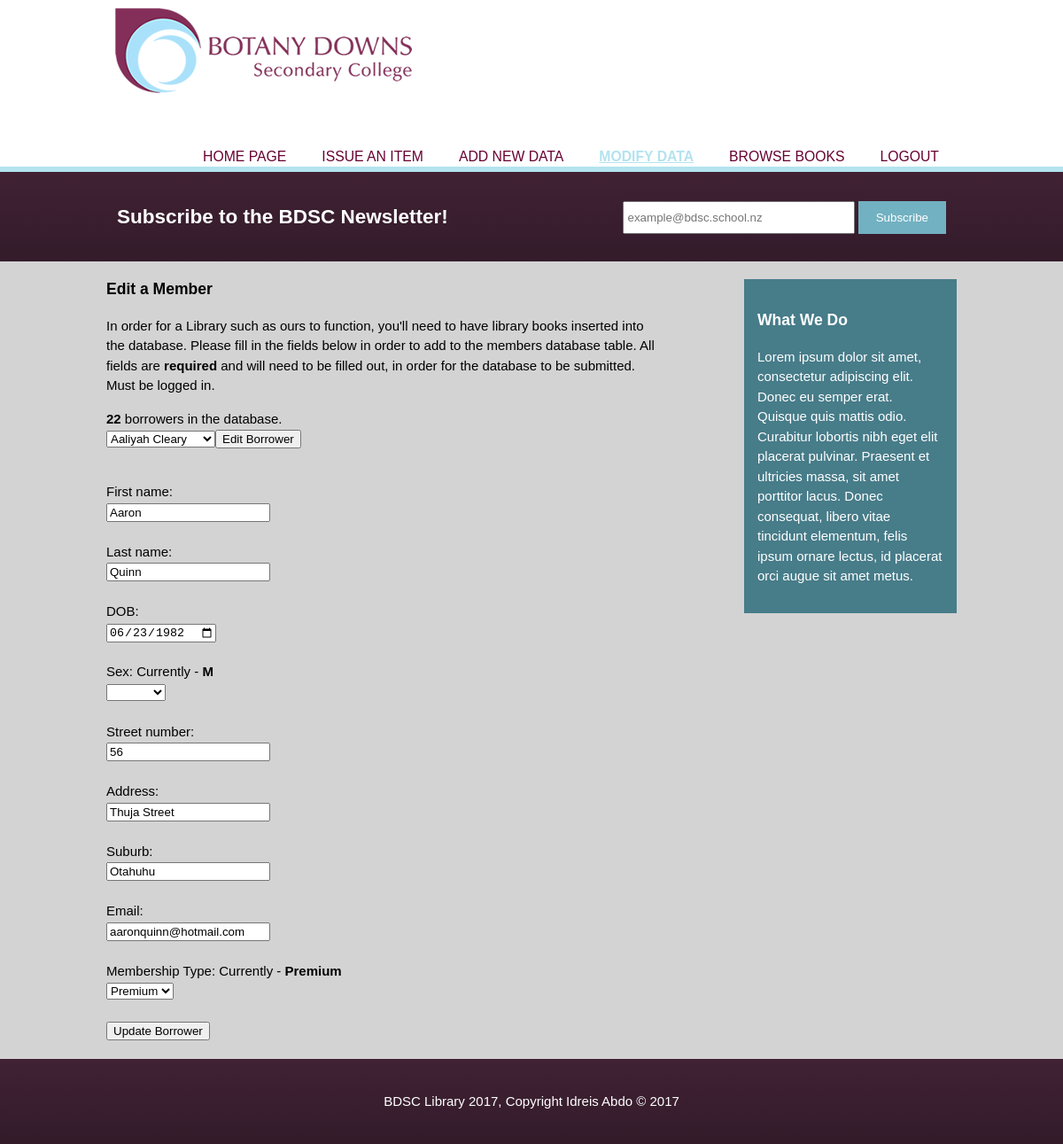
/modify.php?borrower=2 (signed in), run on the app's committed database.
### tables this page shows
CREATE TABLE `Borrowers` (
  `Borrower_ID` int(3) NOT NULL,
  `First_Name` varchar(15) NOT NULL,
  `Last_Name` varchar(15) NOT NULL,
  `DOB` date NOT NULL,
  `Sex` varchar(1) NOT NULL,
  `Membership_ID` tinyint(4) NOT NULL,
  `Email` varchar(30) NOT NULL,
  `Street_Number` varchar(10) NOT NULL,
  `Street_Name` varchar(25) NOT NULL,
  `Suburb` varchar(15) NOT NULL
);

CREATE TABLE `Memberships` (
  `Membership_ID` smallint(4) UNSIGNED NOT NULL,
  `Membership_Type` varchar(10) DEFAULT NULL,
  `Membership_description` varchar(150) DEFAULT NULL
);

### modify.php (the view, shortened to what this page needs)
<?php
        include 'connection.php';
?>
<!DOCTYPE html>
<html lang="en">
<head>
	<link type="text/css" rel="stylesheet" href="css/style.css">
</head>
<body>
	<header>
		<div class = "container">
			<div id = "title">
				<a href = "index.php"><img src = "images/nicelogo.png"></a>
			</div>
			<nav class="navbar">
				<ul class = "real_nav">
					<li><a href="index.php" class="navformat">Home Page</a></li>
					<li><a href="issue.php">Issue an Item</a></li>
					<li><a href="newdata.php">Add new data</a></li>
					<li class="current"><a href="modify.php">Modify data</a></li>
					<li><a href="browse.php">Browse books</a></li>
					<li>
					<?php
						if($_SESSION['admin'] == 1) {
							echo "<a class='navlink' href='logout.php'>Logout</a>";
						} else {
							echo "<a class='navlink' href='login.php'>Login</a>";
						}
					?>
					</li>
				</ul>
			</nav>
		</div>
	</header>
	<section id = "subscription">
		<div class = "container">
			<h1>Subscribe to the BDSC Newsletter!</h1>
			<form action = "somethinglikeprocess.php">
				<input type = "email" placeholder = "example@bdsc.school.nz">
				<button type = "submit" class = "button_1">Subscribe</button>
			</form>
		</div>
	</section>
	<section id = "main">
		<div class = "container">
			<article id = "main_content">
				<h1 class = "page-title">Edit a Member</h1>
				<p>
				In order for a Library such as ours to function, you'll need to have library books inserted into the database. Please fill in the fields below in order to add to the members database table. All fields are <b>required</b> and will need to be filled out, in order for the database to be submitted. Must be logged in.
				</p>
				<?php
                	$current_borrower = $_GET['borrower'];
                    $all_borrowers_query = "SELECT *
                							FROM Borrowers";
                    $all_borrowers_result = mysqli_query($dbcon, $all_borrowers_query);
                    $all_borrowers_rows = mysqli_num_rows($all_borrowers_result);
                    echo "<b>$all_borrowers_rows</b>";
                    echo " borrowers in the database. <br>";
                    echo "<form name = 'garbage.php' action = 'modify.php'>";
                        echo "<select name = 'borrower'>";
                            while ($all_borrower_record = mysqli_fetch_assoc($all_borrowers_result)){
                                echo "<option value = '".$all_borrower_record['Borrower_ID']."'>".$all_borrower_record['First_Name']." ".$all_borrower_record['Last_Name']."</option>";
                            }
                        echo "</select>";
                        echo "<input type = 'submit' value = 'Edit Borrower'>";
                    echo "</form>";
                	$current_borrower_query = "SELECT *
                                            FROM Borrowers, Memberships
                                            WHERE Borrower_ID = '".$current_borrower."'
                                            AND Borrowers.Membership_ID = Memberships.Membership_ID";
                    $current_borrower_result = mysqli_query ($dbcon, $current_borrower_query);
                    $current_borrower_record = mysqli_fetch_assoc ($current_borrower_result);
                ?>
				<form name='update_borrowers' method = 'POST' action='process_form.php'>
			    <input type='hidden' name="Borrower_ID" value="<?php echo $current_borrower_record['Borrower_ID']; ?>"><br>
			    First name:<br>
			    <input type="text" name="First_Name" maxlength="25" required value="<?php echo $current_borrower_record['First_Name']; ?>"><br></br>
			    Last name:<br>
			    <input type="text" name="Last_Name" maxlength="25" required value="<?php echo $current_borrower_record['Last_Name']; ?>"><br></br>
			    DOB:<br>
			    <input type="date" name="DOB" maxlength="20" required value="<?php echo $current_borrower_record['DOB']; ?>"><br></br>
			    Sex: Currently - <b><?php echo $current_borrower_record['Sex']; ?></b><br>
			    <select name="Sex" required>
			        <option></option>
	                <option value="M">Male</option>
		        </select><br></br>
			    Street number:<br>
			    <input type="text" name="Street_Number" maxlength="20" required value="<?php echo $current_borrower_record['Street_Number']; ?>"><br></br>
			    Address:<br>
			    <input type="text" name="Street_Name" maxlength="30" required value="<?php echo $current_borrower_record['Street_Name']; ?>"><br></br>
			    Suburb:<br>
			    <input type="text" name="Suburb" maxlength="25" required value="<?php echo $current_borrower_record['Suburb']; ?>"><br></br>
			    Email:<br>
			    <input type="text" name="Email" maxlength="40" required value="<?php echo $current_borrower_record['Email']; ?>"><br></br>
			    Membership Type: Currently - <b><?php echo $current_borrower_record['Membership_Type']; ?></b><br>
			    <select name="Membership_ID">
				<?php
					$Membership = "SELECT Membership_ID, Membership_Type
					FROM Memberships";
                    $Membership_query = mysqli_query ($dbcon, $Membership);
                    while ($displayname = mysqli_fetch_assoc($Membership_query)){
                        echo "<option value = '".$displayname['Membership_ID']."'>".$displayname['Membership_Type']."</option>";
                    }
                ?>
                </select><br></br>
			    <input type='submit' name='submit' value='Update Borrower'><br>
			</form>
			</article>
			<aside id = "sidebar">
				<div id = "dark_background">
					<h3>What We Do</h3>
					<p>
					Lorem ipsum dolor sit amet, consectetur adipiscing elit. Donec eu semper erat. Quisque quis mattis odio. Curabitur lobortis nibh eget elit placerat pulvinar. Praesent et ultricies massa, sit amet porttitor lacus. Donec consequat, libero vitae tincidunt elementum, felis ipsum ornare lectus, id placerat orci augue sit amet metus.
					</p>
				</div>
			</aside>
		</div>
	</section>
	<footer>
		<p>BDSC Library 2017, Copyright Idreis Abdo &copy; 2017</p>
	</footer>
 </body>
</html>

### css/style.css (style rules this page uses)
body { font-family: Arial, Helvetica, sans-serif; font-size: 15px; line-height: 1.5; padding: 0; margin: 0; background-color: #D3D3D3; overflow-x: hidden; }
.container { width: 80%; margin: auto; overflow: hidden; }
header { background: #ffffff; color: #ffffff; min-height: 70px; border-bottom: #B3E3EF 3px solid; }
header a { color: #680031; text-decoration: none; text-transform: uppercase; font-size: 105%; }
header ul { margin: 0; padding: 0; }
header li { float: left; display: inline; padding: 0 20px 0 20px; margin-top: 35px; }
header #title { float: left; }
header img { width: 100%; height: 100%; }
header nav { float: right; margin-top: 10px; }
header .current a { color: #B3E3EF; font-weight: bold; text-decoration: underline; }
#subscription { border-top: #B3E3EF 3px solid; padding: 15px; color: #ffffff; background: #680031; background: -webkit-linear-gradient(#402234, #331B2A); background: -o-linear-gradient(#402234, #331B2A); background: -moz-linear-gradient(#402234, #331B2A); background: linear-gradient(#402234, #331B2A); }
#subscription h1 { float: left; }
#subscription form { float: right; margin-top: 18px; }
#subscription input { padding: 4px; height: 25px; width: 250px; }
.button_1 { height: 37px; background: #72B1C1; border: 0; padding-left: 20px; padding-right: 20px; color: white; cursor: pointer; }
aside#sidebar { float: right; width: 25%; margin-top: 10px; }
#dark_background { padding: 15px; background: #477C89; color: #ffffff; margin-top: 10px; margin-bottom: 10px; }
article#main_content { float: left; width: 65%; }
footer { padding: 22px; margin-top: 20px; color: #ffffff; background: #680031; background: -webkit-linear-gradient(#402234, #331B2A); background: -o-linear-gradient(#402234, #331B2A); background: -moz-linear-gradient(#402234, #331B2A); background: linear-gradient(#402234, #331B2A); text-align: center; }

### data on the page
borrowers: First_Name "Aaron", Last_Name "Quinn", DOB "06/23/1982", Sex "M", Street_Number "56", Street_Name "Thuja Street", Suburb "Otahuhu", Email "aaronquinn@hotmail.com", Membership_ID.Membership_Type "Premium"

### other printed values
$all_borrowers_rows "22"
form field borrower "Aaliyah Cleary"
form field Membership_ID "Premium"
